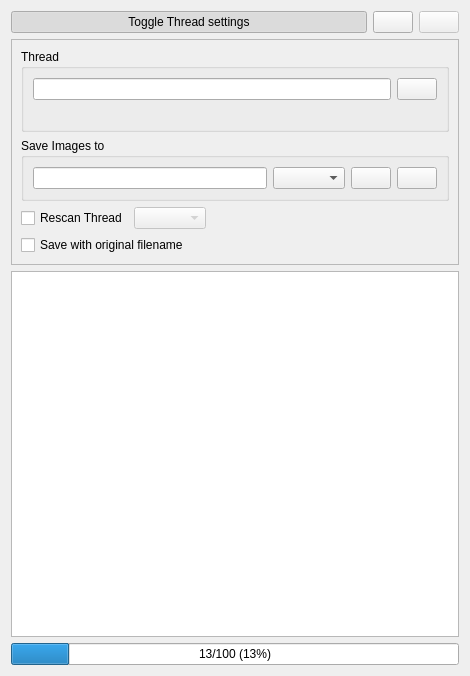
<?xml version="1.0" encoding="UTF-8"?>
<ui version="4.0">
 <class>UIImageOverview</class>
 <widget class="QWidget" name="UIImageOverview">
  <property name="geometry">
   <rect>
    <x>0</x>
    <y>0</y>
    <width>470</width>
    <height>676</height>
   </rect>
  </property>
  <property name="windowTitle">
   <string>Form</string>
  </property>
  <layout class="QGridLayout" name="gridLayout_4">
   <item row="0" column="0">
    <layout class="QHBoxLayout" name="horizontalLayout">
     <item>
      <widget class="QPushButton" name="btnToggleView">
       <property name="sizePolicy">
        <sizepolicy hsizetype="MinimumExpanding" vsizetype="Fixed">
         <horstretch>0</horstretch>
         <verstretch>0</verstretch>
        </sizepolicy>
       </property>
       <property name="text">
        <string>Toggle Thread settings</string>
       </property>
       <property name="checkable">
        <bool>true</bool>
       </property>
       <property name="checked">
        <bool>true</bool>
       </property>
       <property name="flat">
        <bool>false</bool>
       </property>
      </widget>
     </item>
     <item>
      <widget class="QPushButton" name="btnStart">
       <property name="text">
        <string/>
       </property>
       <property name="icon">
        <iconset resource="resources.qrc">
         <normaloff>:/icons/resources/media-playback-start.png</normaloff>:/icons/resources/media-playback-start.png</iconset>
       </property>
      </widget>
     </item>
     <item>
      <widget class="QPushButton" name="btnStop">
       <property name="enabled">
        <bool>false</bool>
       </property>
       <property name="text">
        <string/>
       </property>
       <property name="icon">
        <iconset resource="resources.qrc">
         <normaloff>:/icons/resources/media-playback-stop.png</normaloff>:/icons/resources/media-playback-stop.png</iconset>
       </property>
      </widget>
     </item>
    </layout>
   </item>
   <item row="1" column="0">
    <widget class="QFrame" name="frame">
     <property name="frameShape">
      <enum>QFrame::StyledPanel</enum>
     </property>
     <property name="frameShadow">
      <enum>QFrame::Raised</enum>
     </property>
     <layout class="QGridLayout" name="gridLayout_3">
      <item row="0" column="0">
       <widget class="QGroupBox" name="groupBox">
        <property name="title">
         <string>Thread</string>
        </property>
        <layout class="QGridLayout" name="gridLayout_2">
         <item row="0" column="0">
          <widget class="QLineEdit" name="leURI">
           <property name="text">
            <string/>
           </property>
          </widget>
         </item>
         <item row="0" column="1">
          <widget class="QPushButton" name="btnOpenThread">
           <property name="toolTip">
            <string>Open thread in browser</string>
           </property>
           <property name="text">
            <string/>
           </property>
           <property name="icon">
            <iconset resource="resources.qrc">
             <normaloff>:/icons/resources/open.png</normaloff>:/icons/resources/open.png</iconset>
           </property>
          </widget>
         </item>
         <item row="1" column="0" colspan="2">
          <widget class="QLabel" name="lTitle">
           <property name="text">
            <string/>
           </property>
          </widget>
         </item>
        </layout>
       </widget>
      </item>
      <item row="1" column="0">
       <widget class="QGroupBox" name="group">
        <property name="title">
         <string>Save Images to</string>
        </property>
        <layout class="QGridLayout" name="gridLayout">
         <item row="0" column="0">
          <widget class="QLineEdit" name="leSavepath">
           <property name="text">
            <string/>
           </property>
          </widget>
         </item>
         <item row="0" column="2">
          <widget class="QPushButton" name="btnChoosePath">
           <property name="toolTip">
            <string>Choose download folder</string>
           </property>
           <property name="text">
            <string/>
           </property>
           <property name="icon">
            <iconset resource="resources.qrc">
             <normaloff>:/icons/resources/search.png</normaloff>:/icons/resources/search.png</iconset>
           </property>
          </widget>
         </item>
         <item row="0" column="3">
          <widget class="QPushButton" name="btnOpenDownloadFolder">
           <property name="toolTip">
            <string>Open download folder</string>
           </property>
           <property name="text">
            <string/>
           </property>
           <property name="icon">
            <iconset resource="resources.qrc">
             <normaloff>:/icons/resources/open.png</normaloff>:/icons/resources/open.png</iconset>
           </property>
          </widget>
         </item>
         <item row="0" column="1">
          <widget class="QComboBox" name="cbFolderShortcuts"/>
         </item>
        </layout>
       </widget>
      </item>
      <item row="2" column="0">
       <layout class="QHBoxLayout" name="horizontalLayout_2">
        <item>
         <widget class="QCheckBox" name="cbRescan">
          <property name="text">
           <string>Rescan Thread</string>
          </property>
         </widget>
        </item>
        <item>
         <widget class="QComboBox" name="comboBox">
          <property name="enabled">
           <bool>false</bool>
          </property>
         </widget>
        </item>
        <item>
         <spacer name="horizontalSpacer">
          <property name="orientation">
           <enum>Qt::Horizontal</enum>
          </property>
          <property name="sizeHint" stdset="0">
           <size>
            <width>40</width>
            <height>20</height>
           </size>
          </property>
         </spacer>
        </item>
       </layout>
      </item>
      <item row="3" column="0">
       <widget class="QCheckBox" name="cbOriginalFilename">
        <property name="text">
         <string>Save with original filename</string>
        </property>
        <property name="checked">
         <bool>false</bool>
        </property>
       </widget>
      </item>
     </layout>
    </widget>
   </item>
   <item row="2" column="0">
    <widget class="ThumbnailView" name="listWidget">
     <property name="contextMenuPolicy">
      <enum>Qt::CustomContextMenu</enum>
     </property>
     <property name="showDropIndicator" stdset="0">
      <bool>false</bool>
     </property>
     <property name="alternatingRowColors">
      <bool>true</bool>
     </property>
     <property name="iconSize">
      <size>
       <width>60</width>
       <height>60</height>
      </size>
     </property>
     <property name="movement">
      <enum>QListView::Static</enum>
     </property>
     <property name="isWrapping" stdset="0">
      <bool>true</bool>
     </property>
     <property name="resizeMode">
      <enum>QListView::Adjust</enum>
     </property>
     <property name="layoutMode">
      <enum>QListView::SinglePass</enum>
     </property>
     <property name="gridSize">
      <size>
       <width>60</width>
       <height>60</height>
      </size>
     </property>
     <property name="viewMode">
      <enum>QListView::IconMode</enum>
     </property>
     <property name="selectionRectVisible">
      <bool>false</bool>
     </property>
    </widget>
   </item>
   <item row="3" column="0">
    <widget class="QProgressBar" name="progressBar">
     <property name="enabled">
      <bool>true</bool>
     </property>
     <property name="minimum">
      <number>0</number>
     </property>
     <property name="value">
      <number>13</number>
     </property>
     <property name="textVisible">
      <bool>true</bool>
     </property>
     <property name="format">
      <string>%v/%m (%p%)</string>
     </property>
    </widget>
   </item>
  </layout>
  <action name="actionDeleteFile">
   <property name="text">
    <string>deleteFile</string>
   </property>
  </action>
  <action name="actionReloadFile">
   <property name="text">
    <string>reloadFile</string>
   </property>
  </action>
 </widget>
 <customwidgets>
  <customwidget>
   <class>ThumbnailView</class>
   <extends>QListWidget</extends>
   <header>thumbnailview.h</header>
  </customwidget>
 </customwidgets>
 <tabstops>
  <tabstop>btnToggleView</tabstop>
  <tabstop>btnStart</tabstop>
  <tabstop>btnStop</tabstop>
  <tabstop>leURI</tabstop>
  <tabstop>btnOpenThread</tabstop>
  <tabstop>leSavepath</tabstop>
  <tabstop>cbFolderShortcuts</tabstop>
  <tabstop>btnChoosePath</tabstop>
  <tabstop>btnOpenDownloadFolder</tabstop>
  <tabstop>cbRescan</tabstop>
  <tabstop>comboBox</tabstop>
  <tabstop>cbOriginalFilename</tabstop>
  <tabstop>listWidget</tabstop>
 </tabstops>
 <resources>
  <include location="resources.qrc"/>
 </resources>
 <connections>
  <connection>
   <sender>cbRescan</sender>
   <signal>clicked(bool)</signal>
   <receiver>comboBox</receiver>
   <slot>setEnabled(bool)</slot>
   <hints>
    <hint type="sourcelabel">
     <x>60</x>
     <y>213</y>
    </hint>
    <hint type="destinationlabel">
     <x>189</x>
     <y>214</y>
    </hint>
   </hints>
  </connection>
  <connection>
   <sender>btnStart</sender>
   <signal>clicked()</signal>
   <receiver>UIImageOverview</receiver>
   <slot>start()</slot>
   <hints>
    <hint type="sourcelabel">
     <x>425</x>
     <y>33</y>
    </hint>
    <hint type="destinationlabel">
     <x>247</x>
     <y>97</y>
    </hint>
   </hints>
  </connection>
  <connection>
   <sender>btnStop</sender>
   <signal>clicked()</signal>
   <receiver>UIImageOverview</receiver>
   <slot>stop()</slot>
   <hints>
    <hint type="sourcelabel">
     <x>459</x>
     <y>33</y>
    </hint>
    <hint type="destinationlabel">
     <x>377</x>
     <y>97</y>
    </hint>
   </hints>
  </connection>
  <connection>
   <sender>btnChoosePath</sender>
   <signal>clicked()</signal>
   <receiver>UIImageOverview</receiver>
   <slot>chooseLocation()</slot>
   <hints>
    <hint type="sourcelabel">
     <x>406</x>
     <y>179</y>
    </hint>
    <hint type="destinationlabel">
     <x>377</x>
     <y>54</y>
    </hint>
   </hints>
  </connection>
  <connection>
   <sender>btnOpenThread</sender>
   <signal>clicked()</signal>
   <receiver>UIImageOverview</receiver>
   <slot>openURI()</slot>
   <hints>
    <hint type="sourcelabel">
     <x>440</x>
     <y>97</y>
    </hint>
    <hint type="destinationlabel">
     <x>377</x>
     <y>11</y>
    </hint>
   </hints>
  </connection>
  <connection>
   <sender>btnOpenDownloadFolder</sender>
   <signal>clicked()</signal>
   <receiver>UIImageOverview</receiver>
   <slot>openDownloadFolder()</slot>
   <hints>
    <hint type="sourcelabel">
     <x>440</x>
     <y>179</y>
    </hint>
    <hint type="destinationlabel">
     <x>377</x>
     <y>132</y>
    </hint>
   </hints>
  </connection>
  <connection>
   <sender>btnToggleView</sender>
   <signal>toggled(bool)</signal>
   <receiver>frame</receiver>
   <slot>setVisible(bool)</slot>
   <hints>
    <hint type="sourcelabel">
     <x>55</x>
     <y>10</y>
    </hint>
    <hint type="destinationlabel">
     <x>11</x>
     <y>41</y>
    </hint>
   </hints>
  </connection>
  <connection>
   <sender>leURI</sender>
   <signal>textChanged(QString)</signal>
   <receiver>UIImageOverview</receiver>
   <slot>checkForExistingThread(QString)</slot>
   <hints>
    <hint type="sourcelabel">
     <x>217</x>
     <y>85</y>
    </hint>
    <hint type="destinationlabel">
     <x>234</x>
     <y>337</y>
    </hint>
   </hints>
  </connection>
 </connections>
 <slots>
  <slot>start()</slot>
  <slot>stop()</slot>
  <slot>chooseLocation()</slot>
  <slot>debugButton()</slot>
  <slot>openURI()</slot>
  <slot>openDownloadFolder()</slot>
  <slot>checkForExistingThread(QString)</slot>
 </slots>
</ui>
